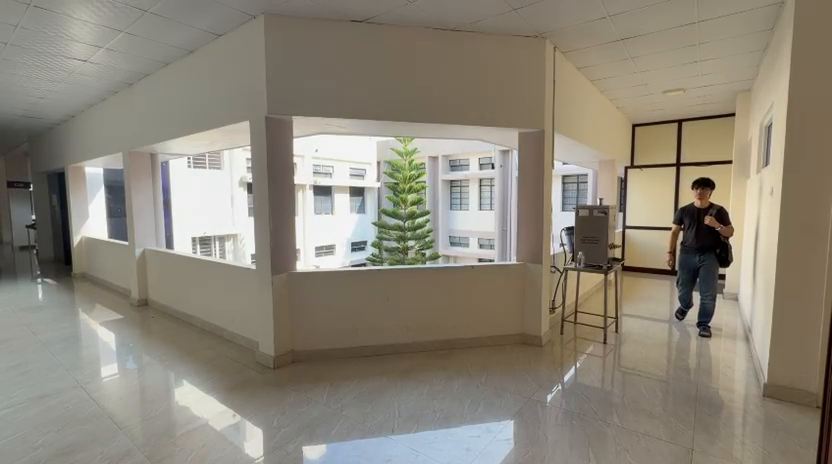
#> input picture frame 52 of cv/videos/cam_01.mp4, 832 x 464 px
$ python set_roi.py --camera cam_01 --source videos/cam_01.mp4
#> lines starting #> are read from the running program, lines starting #| are printed output that depends on the picture
"""
set_roi.py

Interactive ROI Polygon Drawing Tool for Hacknex.
Allows drawing, editing, and saving a camera-specific polygon Region of Interest (ROI).

Usage:
    python set_roi.py --camera cam_03
    python set_roi.py --camera cam_01 --source videos/cam_01.mp4

Controls:
    Left click  : Add vertex point
    Right click : Remove last vertex
    'r'         : Reset / clear all points
    's'         : Save polygon to cv/roi/<camera_id>.json (requires >= 3 points)
    'q' / ESC   : Quit without saving

Automated / headless support:
    python set_roi.py --camera cam_03 --points "[[100,150],[650,150],[650,550],[100,550]]"
"""

from __future__ import annotations

import argparse
import json
import os
import re
import sys

import cv2
import numpy as np

from config import CAMERA_SOURCES, CAMERAS
from roi import save_roi

BASE_DIR = os.path.dirname(os.path.abspath(__file__))

# State for mouse callback
_points = []
_original_frame = None
_window_name = ""


def draw_editor_overlay(base_img: np.ndarray, pts: list) -> np.ndarray:
    """Draw points, lines, filled polygon preview, and instructions."""
    img = base_img.copy()
    overlay = base_img.copy()
    h, w = img.shape[:2]

    # Draw polygon fill & edges
    if len(pts) >= 3:
        poly = np.array(pts, dtype=np.int32)
        cv2.fillPoly(overlay, [poly], (255, 0, 255))
        cv2.addWeighted(overlay, 0.25, img, 0.75, 0, img)
        cv2.polylines(img, [poly], isClosed=True, color=(255, 0, 255), thickness=2, lineType=cv2.LINE_AA)
    elif len(pts) == 2:
        cv2.line(img, tuple(pts[0]), tuple(pts[1]), (255, 0, 255), 2, lineType=cv2.LINE_AA)

    # Draw vertices
    for i, pt in enumerate(pts):
        cv2.circle(img, tuple(pt), 6, (0, 255, 255), -1, lineType=cv2.LINE_AA)
        cv2.circle(img, tuple(pt), 6, (255, 0, 255), 2, lineType=cv2.LINE_AA)
        cv2.putText(img, str(i + 1), (pt[0] + 8, pt[1] - 8),
                    cv2.FONT_HERSHEY_SIMPLEX, 0.55, (255, 255, 255), 2, lineType=cv2.LINE_AA)
        cv2.putText(img, str(i + 1), (pt[0] + 8, pt[1] - 8),
                    cv2.FONT_HERSHEY_SIMPLEX, 0.55, (0, 0, 0), 1, lineType=cv2.LINE_AA)

    # Top stats bar
    cv2.rectangle(img, (0, 0), (w, 36), (30, 30, 30), -1)
    status_text = f"ROI Editor | Points: {len(pts)} (minimum 3 required to save)"
    cv2.putText(img, status_text, (12, 24),
                cv2.FONT_HERSHEY_SIMPLEX, 0.6, (0, 255, 255), 1, cv2.LINE_AA)

    # Bottom instruction bar
    cv2.rectangle(img, (0, h - 36), (w, h), (30, 30, 30), -1)
    help_text = "Left-click: add | Right-click: undo | 's': save | 'r': reset | 'q'/ESC: quit"
    cv2.putText(img, help_text, (12, h - 12),
                cv2.FONT_HERSHEY_SIMPLEX, 0.52, (255, 255, 255), 1, cv2.LINE_AA)

    return img


def mouse_callback(event, x, y, flags, param):
    global _points, _original_frame, _window_name
    if event == cv2.EVENT_LBUTTONDOWN:
        _points.append([int(x), int(y)])
        updated = draw_editor_overlay(_original_frame, _points)
        cv2.imshow(_window_name, updated)
    elif event == cv2.EVENT_RBUTTONDOWN:
        if _points:
            _points.pop()
            updated = draw_editor_overlay(_original_frame, _points)
            cv2.imshow(_window_name, updated)


def get_reference_frame(source_val) -> tuple[Optional[np.ndarray], int, int]:
    """Open source and grab first valid frame."""
    if isinstance(source_val, str) and not os.path.exists(source_val):
        print(f"[set_roi] ERROR: Source video file not found: {source_val}")
        return None, 0, 0

    cap = cv2.VideoCapture(source_val)
    if not cap.isOpened():
        print(f"[set_roi] ERROR: Could not open video source: {source_val}")
        return None, 0, 0

    ok, frame = cap.read()
    cap.release()
    if not ok or frame is None:
        print(f"[set_roi] ERROR: Could not read first frame from {source_val}")
        return None, 0, 0

    h, w = frame.shape[:2]
    return frame, w, h


def main():
    global _points, _original_frame, _window_name

    parser = argparse.ArgumentParser(description="Hacknex CCTV ROI Polygon Editor")
    parser.add_argument("--camera", default="cam_03", choices=list(CAMERAS.keys()) + ["webcam"],
                        help="Camera ID to configure ROI for (default: cam_03)")
    parser.add_argument("--source", default=None,
                        help="Override video path or webcam index (0, 1...)")
    parser.add_argument("--points", default=None,
                        help="Programmatic/automated points JSON string, e.g. '[[100,200],[500,200],[500,500],[100,500]]'")
    args = parser.parse_args()

    camera_id = args.camera
    source = args.source
    if source is None:
        if camera_id == "webcam":
            source = 0
        else:
            source = CAMERAS.get(camera_id, CAMERAS["cam_03"])
    elif source.isdigit():
        source = int(source)

    frame, frame_w, frame_h = get_reference_frame(source)
#> in get_reference_frame, frame is the input picture: shape (464, 832, 3); mean B, G, R 120.4, 133.9, 140.5
#> frame_w = 832; frame_h = 464
    if frame is None:
        sys.exit(1)

    print(f"\n[set_roi] Camera: {camera_id}")
    print(f"[set_roi] Source: {source}")
    print(f"[set_roi] Frame Resolution: {frame_w}x{frame_h}")
#| [set_roi] Frame Resolution: 832x464

    # Programmatic mode (for automated tests or headless setups)
    if args.points:
        try:
            if args.points.strip().startswith("["):
                pts = json.loads(args.points)
            else:
                raw_coords = [float(x) for x in re.split(r"[\s,;]+", args.points.strip()) if x]
                if len(raw_coords) % 2 != 0:
                    raise ValueError("Points must be pairs of (x, y) coordinates")
                pts = [[int(raw_coords[i]), int(raw_coords[i + 1])] for i in range(0, len(raw_coords), 2)]
            if not isinstance(pts, list) or len(pts) < 3:
                raise ValueError("Must provide at least 3 points")
            saved_path = save_roi(camera_id, pts, [frame_w, frame_h])
            print(f"[set_roi] SUCCESS: Programmatic ROI saved to {saved_path} with {len(pts)} vertices:")
            for i, p in enumerate(pts):
                print(f"   Vertex {i + 1}: ({p[0]}, {p[1]})")
            return
        except Exception as e:
            print(f"[set_roi] ERROR parsing programmatic points: {e}")
            sys.exit(1)

    # Interactive UI mode
    _points = []
    _original_frame = frame
    _window_name = f"Draw ROI Polygon - {camera_id} ({frame_w}x{frame_h})"

    print("\nStarting interactive ROI editor...")
    print("Controls:")
    print("  Left-click  : Add vertex point")
    print("  Right-click : Undo last vertex")
    print("  's'         : Save polygon to cv/roi/<camera_id>.json")
    print("  'r'         : Reset all points")
    print("  'q' / ESC   : Quit without saving\n")

    cv2.namedWindow(_window_name, cv2.WINDOW_NORMAL)
    cv2.resizeWindow(_window_name, min(1280, frame_w), min(720, frame_h))
    cv2.setMouseCallback(_window_name, mouse_callback)

    initial_display = draw_editor_overlay(_original_frame, _points)
#> in draw_editor_overlay, `cv2.putText(img, help_text, (12, h - 12), cv2.FONT_HERSHEY_SIMPLEX, 0...`:
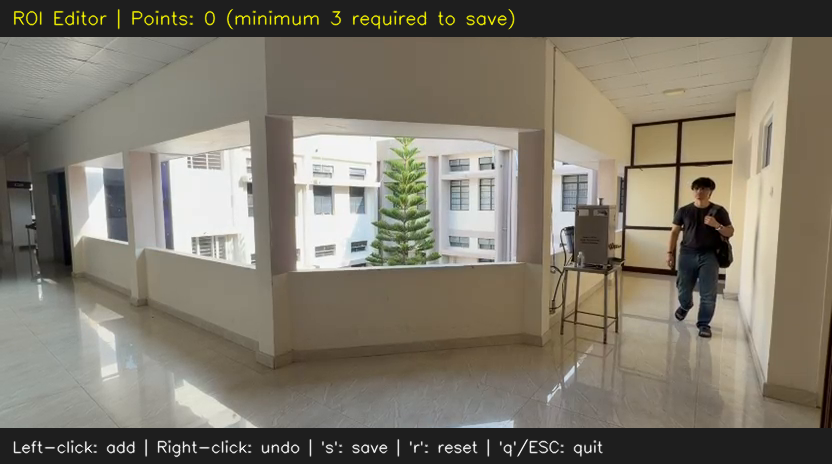
#> img: shape (464, 832, 3); mean B, G, R 105.8, 118.8, 124.8
    cv2.imshow(_window_name, initial_display)

    while True:
        key = cv2.waitKey(20) & 0xFF
#> (key q is pressed here)
        if key == ord('s'):
            if len(_points) < 3:
                print(f"[set_roi] Need at least 3 points to form a polygon! Current count: {len(_points)}")
                continue
            saved_path = save_roi(camera_id, _points, [frame_w, frame_h])
            print(f"\n[set_roi] SUCCESS: ROI saved to {saved_path} ({len(_points)} vertices):")
            for i, p in enumerate(_points):
                print(f"   Vertex {i + 1}: ({p[0]}, {p[1]})")
            break
        elif key == ord('r'):
            _points = []
            updated = draw_editor_overlay(_original_frame, _points)
            cv2.imshow(_window_name, updated)
            print("[set_roi] Points reset.")
        elif key in (ord('q'), 27):
            print("[set_roi] Quit without saving.")
            break

    cv2.destroyAllWindows()


if __name__ == "__main__":
    main()

$ run again, starting later in the video
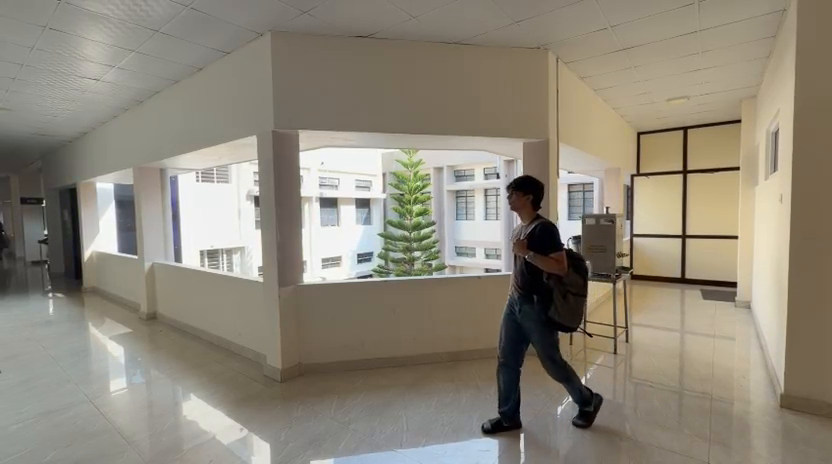
#> input picture frame 234 of cv/videos/cam_01.mp4, 832 x 464 px
#> in get_reference_frame, frame is the input picture: shape (464, 832, 3); mean B, G, R 121.5, 135.3, 142.1
#> frame_w = 832; frame_h = 464
#| [set_roi] Frame Resolution: 832x464
#> in draw_editor_overlay, `cv2.putText(img, help_text, (12, h - 12), cv2.FONT_HERSHEY_SIMPLEX, 0...`:
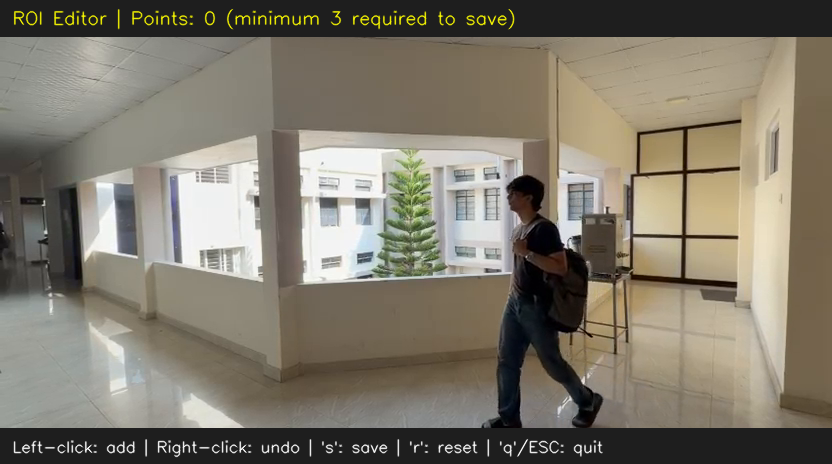
#> img: shape (464, 832, 3); mean B, G, R 106.9, 120.2, 126.3

$ run again, starting later in the video
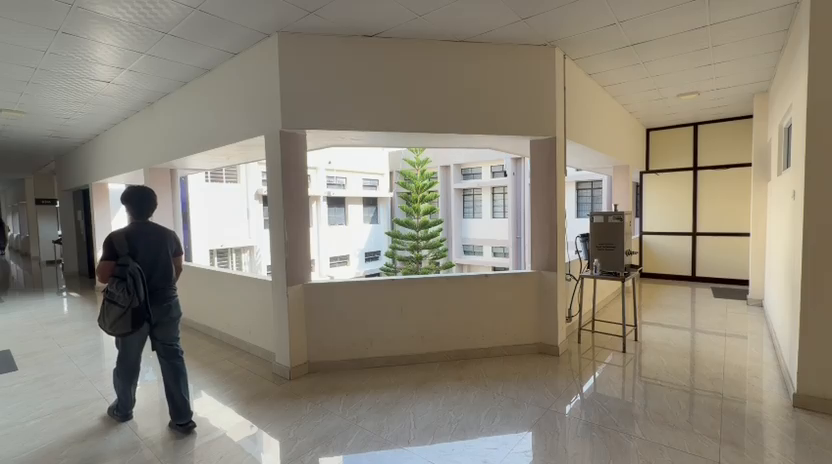
#> input picture frame 416 of cv/videos/cam_01.mp4, 832 x 464 px
#> in get_reference_frame, frame is the input picture: shape (464, 832, 3); mean B, G, R 119.3, 133, 139.7
#> frame_w = 832; frame_h = 464
#| [set_roi] Frame Resolution: 832x464
#> in draw_editor_overlay, `cv2.putText(img, help_text, (12, h - 12), cv2.FONT_HERSHEY_SIMPLEX, 0...`:
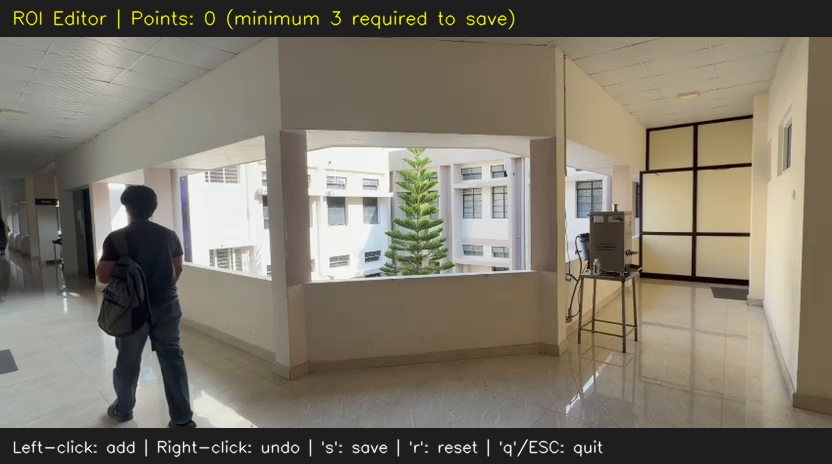
#> img: shape (464, 832, 3); mean B, G, R 104.7, 118, 124.1
